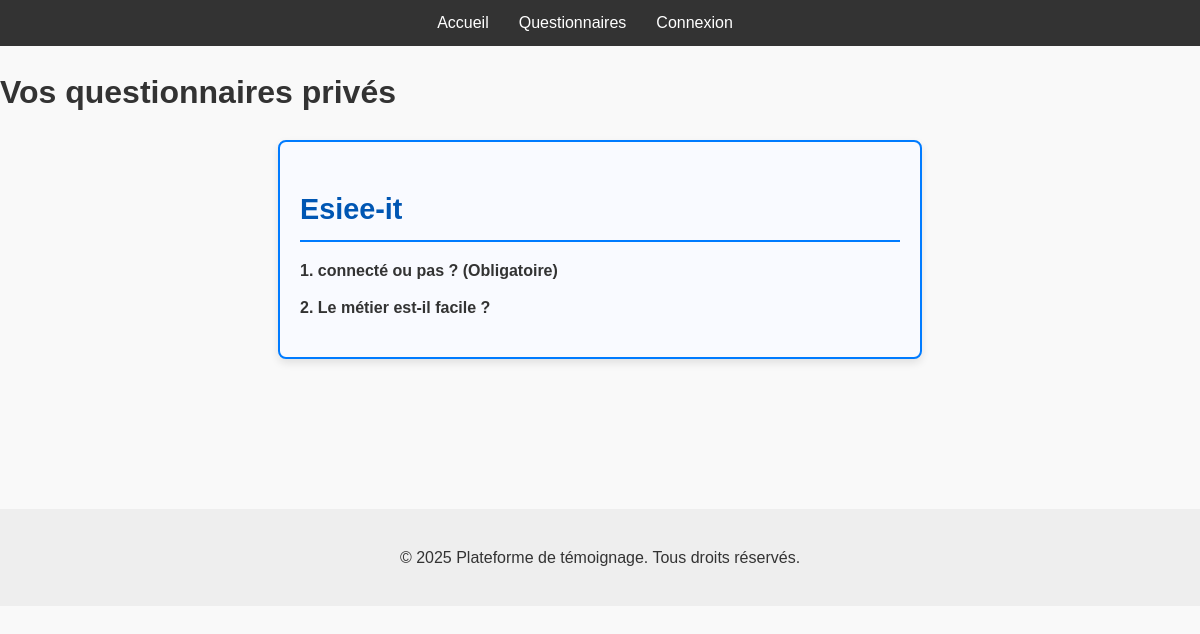
Screenshot of /questionnaires/prives/ (signed in) with the database file from the repository.
### Temoignages/models.py (models this page shows, shortened)
class Questionnaire(models.Model):
    titre = models.CharField(max_length=255)
    utilisateur = models.ForeignKey(
        User,
        on_delete=models.SET_NULL,
        null=True,
        blank=True,
        related_name='questionnaires'
    )
    date_creation = models.DateTimeField(auto_now_add=True)
    is_public = models.BooleanField(default=False)
    def __str__(self):
        return self.titre

class Question(models.Model):
    questionnaire = models.ForeignKey(Questionnaire, related_name='questions', on_delete=models.CASCADE)
    texte = models.CharField(max_length=500)
    is_required = models.BooleanField(default=True)

### Temoignages/views.py (the view)
# urls.py: path('questionnaires/prives/', views.questionnaires_prives, name='questionnaires_prives'),
@login_required
def questionnaires_prives(request):
    if not request.user.is_authenticated:
        return redirect('login')
    questionnaires = Questionnaire.objects.filter(utilisateur=request.user)
    print(f"Questionnaires pour {request.user}: {questionnaires}")
    return render(request, 'questionnaires_prives.html', {'questionnaires': questionnaires})

### templates/questionnaires_prives.html (shortened to what this page needs)
{% load static %}
<!DOCTYPE html>
<html lang="fr">
<head>
    <link rel="stylesheet" href="{% static 'css/style.css' %}">
</head>
<body>
    <nav class="navbar">
        <ul>
            <li><a href="{% url 'index' %}">Accueil</a></li>
            <li><a href="{% url 'questionnaires_prives' %}">Questionnaires</a></li>
            <li><a href="{% url 'login' %}">Connexion</a></li>
        </ul>
    </nav>
    <h1>Vos questionnaires privés</h1>
{% for q in questionnaires %}
  <div class="questionnaire-box">
    <h2 class="questionnaire-title">{{ q.titre }}</h2>
    {% if q.questions.count %}
      <ul class="questions-list">
        {% for question in q.questions.all %}
          <li class="question-item">
            {{ forloop.counter }}. {{ question.texte }} {% if question.is_required %}<strong>(Obligatoire)</strong>{% endif %}
          </li>
        {% endfor %}
      </ul>
    {% else %}
      <p>Aucune question.</p>
    {% endif %}
  </div>
{% empty %}
  <p>Vous n'avez aucun questionnaire.</p>
{% endfor %}
    <footer class="footer">
        <p>&copy; 2025 Plateforme de témoignage. Tous droits réservés.</p>
    </footer>
</body>
</html>

### Temoignages/static/css/style.css (style rules this page uses)
body { font-family: Arial, sans-serif; margin: 0; padding: 0; line-height: 1.6; background-color: #f9f9f9; color: #333; }
.navbar ul { list-style: none; display: flex; justify-content: center; background-color: #333; margin: 0; padding: 10px 0; }
.navbar li { margin: 0 15px; }
.navbar a { color: white; text-decoration: none; }
.footer { background-color: #eee; text-align: center; padding: 20px; margin-top: 150px; }

### templates/questionnaires_prives.html (style rules this page uses)
.questionnaire-box { border: 2px solid #007bff; border-radius: 8px; padding: 20px; max-width: 600px; background-color: #f9faff; box-shadow: 0 4px 8px rgba(0,0,0,0.1); margin: 20px auto; font-family: Arial, sans-serif; }
.questionnaire-title { font-size: 1.8em; margin-bottom: 15px; color: #0056b3; border-bottom: 2px solid #007bff; padding-bottom: 8px; }
.questions-list { display: flex; flex-direction: column; gap: 12px; list-style-type: none; padding-left: 0; }
.question-item { color: #333; font-weight: 600; }

### rows the page displays
Questionnaire: titre "Esiee-it"
Question: texte "connecté ou pas ?", is_required "(Obligatoire)"
Question: texte "Le métier est-il facile ?"
